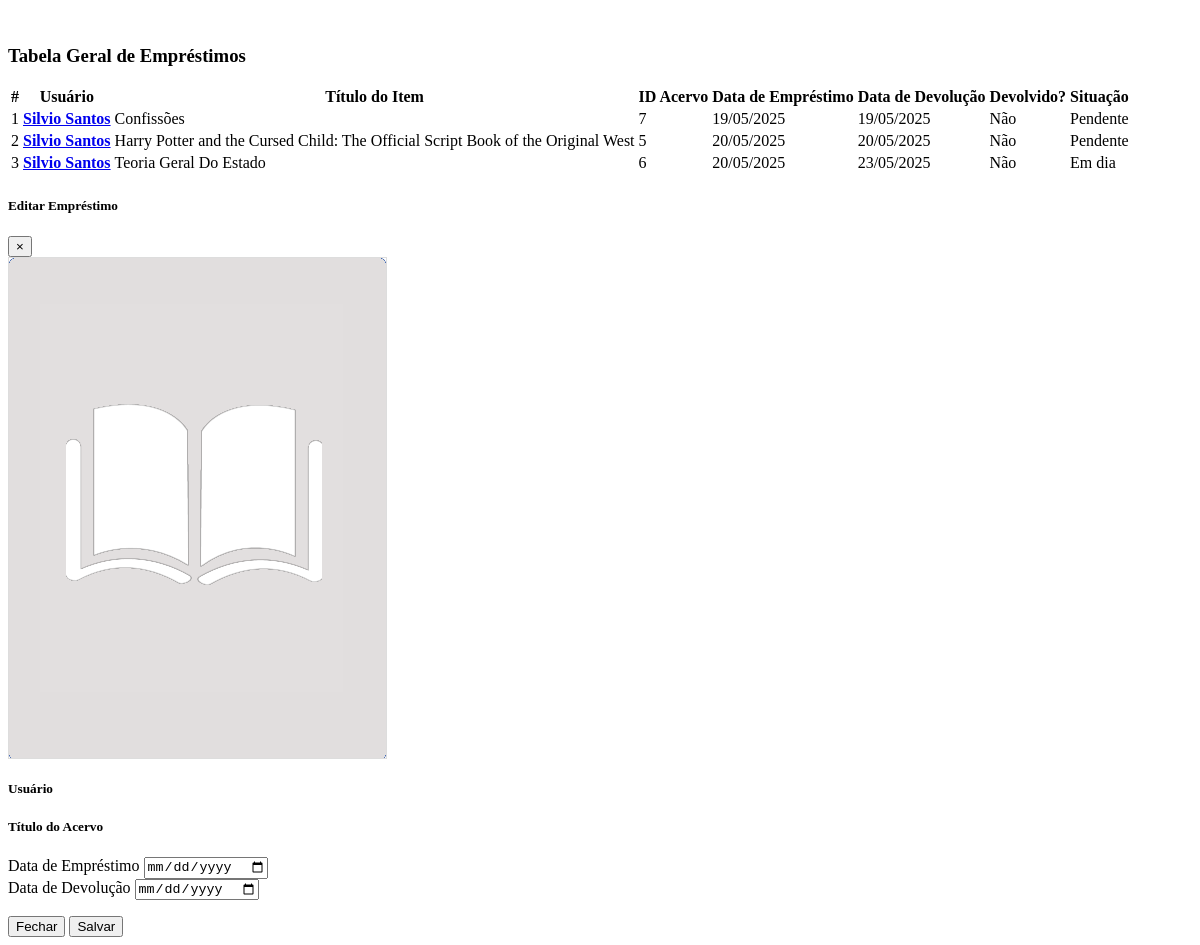
Page /usuarios/emprestimos/tabela.php (signed in) on the committed database.
### tables this page shows
CREATE TABLE "emprestimos" (
	"id"	INTEGER,
	"user_id"	INTEGER NOT NULL,
	"acervo_id"	INTEGER NOT NULL,
	"total_dias"	INTEGER NOT NULL,
	"data_atual"	DATE NOT NULL,
	"data_devolucao"	DATE NOT NULL,
	"dia_semana"	TEXT NOT NULL,
	"devolvido"	TEXT NOT NULL DEFAULT 'Não',
	"data_entregue"	DATE,
	PRIMARY KEY("id" AUTOINCREMENT),
	FOREIGN KEY("user_id") REFERENCES "cad_usuario"("id"),
	FOREIGN KEY("acervo_id") REFERENCES "cad_acervo"("id")
);

CREATE TABLE "cad_usuario" (
	"id"	INTEGER,
	"nome"	BLOB NOT NULL,
	"login"	TEXT NOT NULL,
	"nivel"	INTEGER NOT NULL,
	"turma"	TEXT,
	"fone"	TEXT,
	"email"	TEXT,
	"foto"	TEXT, senha TEXT,
	PRIMARY KEY("id" AUTOINCREMENT)
);

CREATE TABLE cad_acervo (
    id INTEGER PRIMARY KEY AUTOINCREMENT, 
    titulo TEXT NOT NULL, 
    categoria INTEGER NOT NULL, 
    tipo INTEGER NOT NULL, 
    isbn TEXT, 
    autor TEXT, 
    editora TEXT, 
    setor TEXT, 
    quantidade INTEGER, 
    estante TEXT, 
    prateleira TEXT, 
    sinopse TEXT, 
    capa TEXT, 
    codigo TEXT
);

### usuarios/emprestimos/tabela.php (the view, shortened to what this page needs)
<?php
if (!isset($_SESSION['user_id'])) {
    header("Location: ../../index.php");
    exit();
} else {
    $db = new SQLite3('../../data/bibliotecario.db');
    $id_usuario = $_SESSION['user_id'];
}
$query = "
    SELECT e.*, e.id as id_emprestimo, u.id as user_id, u.nome as nome_usuario, a.id as acervo_id, a.titulo as titulo_acervo
    FROM emprestimos e
    LEFT JOIN cad_usuario u ON e.user_id = u.id
    LEFT JOIN cad_acervo a ON e.acervo_id = a.id
    WHERE e.user_id = '$id_usuario'
    ORDER BY e.data_devolucao ASC
";
$result = $db->query($query);
function formatDateToCompare($date) {
    $d = DateTime::createFromFormat('d/m/Y', $date);
    return $d ? $d->format('Y-m-d') : $date;
}
function formatDateToDisplay($date) {
    $d = DateTime::createFromFormat('Y-m-d', $date);
    return $d ? $d->format('d/m/Y') : $date;
}
?>
<h3>Tabela Geral de Empréstimos</h3>
<table class="table table-bordered table-striped" class="display" id="emprestimos">
    <thead>
        <tr>
            <th>#</th>
            <th>Usuário</th>
            <th>Título do Item</th>
            <th>ID Acervo</th>
            <th>Data de Empréstimo</th>
            <th>Data de Devolução</th>
            <th>Devolvido?</th>
            <th>Situação</th>
        </tr>
    </thead>
    <tbody>
        <?php
        $ordem = 1;
        while ($row = $result->fetchArray(SQLITE3_ASSOC)) {
            $dataDevolucao = formatDateToCompare($row['data_devolucao']);
            $currentDate = date('Y-m-d');
            $situacao = "";
            $rowClass = '';
            if (strtolower($row['devolvido']) === 'sim') {
                $rowClass = 'bg-verde';
                $situacao = "Em dia";
            } elseif ($dataDevolucao < $currentDate) {
                $rowClass = 'bg-vermelho';
                $situacao = "Pendente";
            } elseif ($dataDevolucao == date('Y-m-d', strtotime('+1 day', strtotime($currentDate))) || $dataDevolucao == $currentDate ) {
                $rowClass = 'bg-amarelo';
                $situacao = "Em dia";
            }else{
                $situacao = "Em dia";
            }
            $dataAtual = formatDateToDisplay($row['data_atual']);
            $dataDevolucao = formatDateToDisplay($row['data_devolucao']);
            echo "<tr class='{$rowClass}'>";
            echo "<td>" . htmlspecialchars($ordem) . "</td>";
            echo "<td><b><a href='#'  class='user-info' data-id='" . htmlspecialchars($row['user_id']) . "'>" . htmlspecialchars($row['nome_usuario']) . "</a></b></td>";
            echo "<td><span class='{$rowClass}'>" . htmlspecialchars($row['titulo_acervo']) . "</span></td>";
            echo "<td><span class='{$rowClass}'>" . htmlspecialchars($row['id']) . "</span></td>";
            echo "<td><span class='{$rowClass}'>" . htmlspecialchars($dataAtual) . "</span></td>";
            echo "<td><span class='{$rowClass}'>" . htmlspecialchars($dataDevolucao) . "</span></td>";
            echo "<td><span class='{$rowClass}'>" . htmlspecialchars($row['devolvido']) . "</span></td>";
            echo "<td><span class='{$rowClass}'>" . htmlspecialchars($situacao) . "</span></td>";
            echo "</tr>";
            $ordem++;
        }
        ?>
    </tbody>
</table>
<div class="modal fade" id="modalEditarEmprestimo" tabindex="-1" role="dialog" aria-labelledby="modalEditarEmprestimoLabel" aria-hidden="true">
  <div class="modal-dialog modal-lg" role="document">
    <div class="modal-content">
      <div class="modal-header">
        <h5 class="modal-title" id="modalEditarEmprestimoLabel">Editar Empréstimo</h5>
        <button type="button" class="close" data-dismiss="modal" aria-label="Close">
          <span aria-hidden="true">&times;</span>
        </button>
      </div>
      <div class="modal-body">
        <form id="formEditarEmprestimo">
          <div class="row">
            <div class="col-md-4 text-center">
              <img id="acervoCapa" src="../img/book.png" alt="Capa do Acervo" style="max-width: 100%; height: auto; border: 1px solid #ddd;">
            </div>
            <div class="col-md-8">
              <h5>Usuário</h5>
              <h5>Título do Acervo</h5>
              <div class="form-group">
                <label for="dataAtual">Data de Empréstimo</label>
                <input type="date" class="form-control" id="dataAtual" name="dataAtual">
              </div>
              <div class="form-group">
                <label for="dataDevolucao">Data de Devolução</label>
                <input type="date" class="form-control" id="dataDevolucao" name="dataDevolucao">
              </div>
            </div>
          </div>
        </form>
      </div>
      <div class="modal-footer">
        <button type="button" class="btn btn-secondary" data-dismiss="modal">Fechar</button>
        <button type="button" class="btn btn-primary" id="salvarEdicaoEmprestimo">Salvar</button>
      </div>
    </div>
  </div>
</div>

### rows in the picture
emprestimos: user.nome "Silvio Santos", acervo.titulo "Confissões", id "7", data_atual "19/05/2025", data_devolucao "19/05/2025", devolvido "Não", situacao "Pendente"
emprestimos: user.nome "Silvio Santos", acervo.titulo "Harry Potter and the Cursed Child: The Official Script Book of the Original West", id "5", data_atual "20/05/2025", data_devolucao "20/05/2025", devolvido "Não", situacao "Pendente"
emprestimos: user.nome "Silvio Santos", acervo.titulo "Teoria Geral Do Estado", id "6", data_atual "20/05/2025", data_devolucao "23/05/2025", devolvido "Não", situacao "Em dia"
